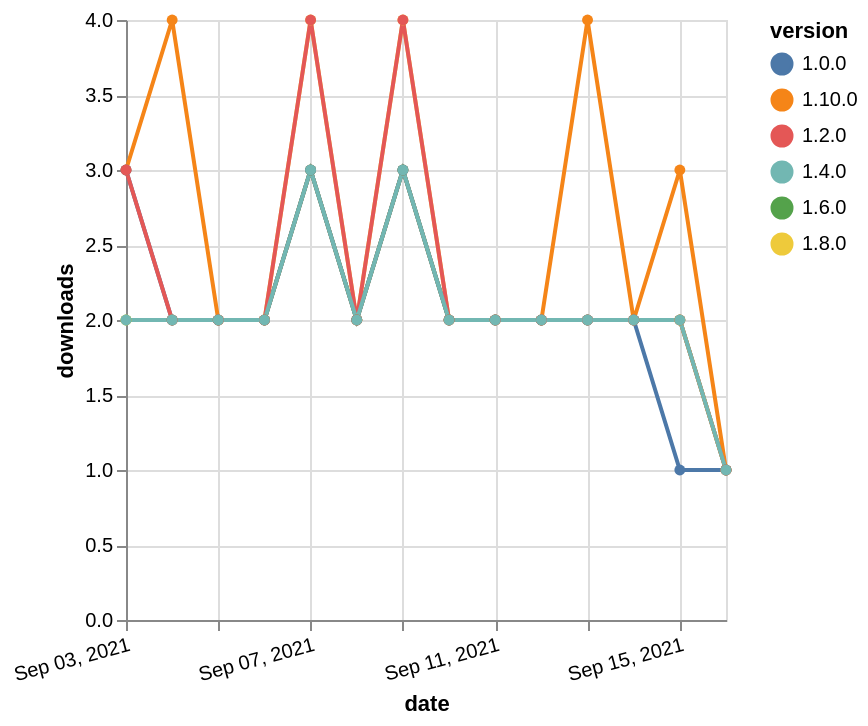

Specify this chart in Vega-Lite:
### Vega-Lite specification from a JSON file in a GitHub repository (floating-point values rounded to 4 significant figures)
{"$schema": "https://vega.github.io/schema/vega-lite/v5.json", "description": "A simple bar chart with embedded data.", "data": {"values": [{"date": "2021-09-03", "total": 1016, "delta": 2, "version": "1.6.0"}, {"date": "2021-09-04", "total": 1018, "delta": 2, "version": "1.6.0"}, {"date": "2021-09-05", "total": 1020, "delta": 2, "version": "1.6.0"}, {"date": "2021-09-06", "total": 1022, "delta": 2, "version": "1.6.0"}, {"date": "2021-09-07", "total": 1025, "delta": 3, "version": "1.6.0"}, {"date": "2021-09-08", "total": 1027, "delta": 2, "version": "1.6.0"}, {"date": "2021-09-09", "total": 1030, "delta": 3, "version": "1.6.0"}, {"date": "2021-09-10", "total": 1032, "delta": 2, "version": "1.6.0"}, {"date": "2021-09-11", "total": 1034, "delta": 2, "version": "1.6.0"}, {"date": "2021-09-12", "total": 1036, "delta": 2, "version": "1.6.0"}, {"date": "2021-09-13", "total": 1038, "delta": 2, "version": "1.6.0"}, {"date": "2021-09-14", "total": 1040, "delta": 2, "version": "1.6.0"}, {"date": "2021-09-15", "total": 1042, "delta": 2, "version": "1.6.0"}, {"date": "2021-09-16", "total": 1043, "delta": 1, "version": "1.6.0"}, {"date": "2021-09-03", "total": 723, "delta": 2, "version": "1.8.0"}, {"date": "2021-09-04", "total": 725, "delta": 2, "version": "1.8.0"}, {"date": "2021-09-05", "total": 727, "delta": 2, "version": "1.8.0"}, {"date": "2021-09-06", "total": 729, "delta": 2, "version": "1.8.0"}, {"date": "2021-09-07", "total": 733, "delta": 4, "version": "1.8.0"}, {"date": "2021-09-08", "total": 735, "delta": 2, "version": "1.8.0"}, {"date": "2021-09-09", "total": 739, "delta": 4, "version": "1.8.0"}, {"date": "2021-09-10", "total": 741, "delta": 2, "version": "1.8.0"}, {"date": "2021-09-11", "total": 743, "delta": 2, "version": "1.8.0"}, {"date": "2021-09-12", "total": 745, "delta": 2, "version": "1.8.0"}, {"date": "2021-09-13", "total": 747, "delta": 2, "version": "1.8.0"}, {"date": "2021-09-14", "total": 749, "delta": 2, "version": "1.8.0"}, {"date": "2021-09-15", "total": 751, "delta": 2, "version": "1.8.0"}, {"date": "2021-09-16", "total": 752, "delta": 1, "version": "1.8.0"}, {"date": "2021-09-03", "total": 236, "delta": 3, "version": "1.10.0"}, {"date": "2021-09-04", "total": 240, "delta": 4, "version": "1.10.0"}, {"date": "2021-09-05", "total": 242, "delta": 2, "version": "1.10.0"}, {"date": "2021-09-06", "total": 244, "delta": 2, "version": "1.10.0"}, {"date": "2021-09-07", "total": 247, "delta": 3, "version": "1.10.0"}, {"date": "2021-09-08", "total": 249, "delta": 2, "version": "1.10.0"}, {"date": "2021-09-09", "total": 252, "delta": 3, "version": "1.10.0"}, {"date": "2021-09-10", "total": 254, "delta": 2, "version": "1.10.0"}, {"date": "2021-09-11", "total": 256, "delta": 2, "version": "1.10.0"}, {"date": "2021-09-12", "total": 258, "delta": 2, "version": "1.10.0"}, {"date": "2021-09-13", "total": 262, "delta": 4, "version": "1.10.0"}, {"date": "2021-09-14", "total": 264, "delta": 2, "version": "1.10.0"}, {"date": "2021-09-15", "total": 267, "delta": 3, "version": "1.10.0"}, {"date": "2021-09-16", "total": 268, "delta": 1, "version": "1.10.0"}, {"date": "2021-09-03", "total": 2029, "delta": 3, "version": "1.0.0"}, {"date": "2021-09-04", "total": 2031, "delta": 2, "version": "1.0.0"}, {"date": "2021-09-05", "total": 2033, "delta": 2, "version": "1.0.0"}, {"date": "2021-09-06", "total": 2035, "delta": 2, "version": "1.0.0"}, {"date": "2021-09-07", "total": 2038, "delta": 3, "version": "1.0.0"}, {"date": "2021-09-08", "total": 2040, "delta": 2, "version": "1.0.0"}, {"date": "2021-09-09", "total": 2043, "delta": 3, "version": "1.0.0"}, {"date": "2021-09-10", "total": 2045, "delta": 2, "version": "1.0.0"}, {"date": "2021-09-11", "total": 2047, "delta": 2, "version": "1.0.0"}, {"date": "2021-09-12", "total": 2049, "delta": 2, "version": "1.0.0"}, {"date": "2021-09-13", "total": 2051, "delta": 2, "version": "1.0.0"}, {"date": "2021-09-14", "total": 2053, "delta": 2, "version": "1.0.0"}, {"date": "2021-09-15", "total": 2054, "delta": 1, "version": "1.0.0"}, {"date": "2021-09-16", "total": 2055, "delta": 1, "version": "1.0.0"}, {"date": "2021-09-03", "total": 1964, "delta": 3, "version": "1.2.0"}, {"date": "2021-09-04", "total": 1966, "delta": 2, "version": "1.2.0"}, {"date": "2021-09-05", "total": 1968, "delta": 2, "version": "1.2.0"}, {"date": "2021-09-06", "total": 1970, "delta": 2, "version": "1.2.0"}, {"date": "2021-09-07", "total": 1974, "delta": 4, "version": "1.2.0"}, {"date": "2021-09-08", "total": 1976, "delta": 2, "version": "1.2.0"}, {"date": "2021-09-09", "total": 1980, "delta": 4, "version": "1.2.0"}, {"date": "2021-09-10", "total": 1982, "delta": 2, "version": "1.2.0"}, {"date": "2021-09-11", "total": 1984, "delta": 2, "version": "1.2.0"}, {"date": "2021-09-12", "total": 1986, "delta": 2, "version": "1.2.0"}, {"date": "2021-09-13", "total": 1988, "delta": 2, "version": "1.2.0"}, {"date": "2021-09-14", "total": 1990, "delta": 2, "version": "1.2.0"}, {"date": "2021-09-15", "total": 1992, "delta": 2, "version": "1.2.0"}, {"date": "2021-09-16", "total": 1993, "delta": 1, "version": "1.2.0"}, {"date": "2021-09-03", "total": 1472, "delta": 2, "version": "1.4.0"}, {"date": "2021-09-04", "total": 1474, "delta": 2, "version": "1.4.0"}, {"date": "2021-09-05", "total": 1476, "delta": 2, "version": "1.4.0"}, {"date": "2021-09-06", "total": 1478, "delta": 2, "version": "1.4.0"}, {"date": "2021-09-07", "total": 1481, "delta": 3, "version": "1.4.0"}, {"date": "2021-09-08", "total": 1483, "delta": 2, "version": "1.4.0"}, {"date": "2021-09-09", "total": 1486, "delta": 3, "version": "1.4.0"}, {"date": "2021-09-10", "total": 1488, "delta": 2, "version": "1.4.0"}, {"date": "2021-09-11", "total": 1490, "delta": 2, "version": "1.4.0"}, {"date": "2021-09-12", "total": 1492, "delta": 2, "version": "1.4.0"}, {"date": "2021-09-13", "total": 1494, "delta": 2, "version": "1.4.0"}, {"date": "2021-09-14", "total": 1496, "delta": 2, "version": "1.4.0"}, {"date": "2021-09-15", "total": 1498, "delta": 2, "version": "1.4.0"}, {"date": "2021-09-16", "total": 1499, "delta": 1, "version": "1.4.0"}]}, "width": "container", "mark": {"type": "line", "point": {"filled": true}}, "encoding": {"x": {"field": "date", "type": "temporal", "timeUnit": "yearmonthdate", "title": "date", "axis": {"labelAngle": -15}}, "y": {"field": "delta", "type": "quantitative", "title": "downloads"}, "color": {"field": "version", "type": "nominal"}, "tooltip": {"field": "delta"}}}
